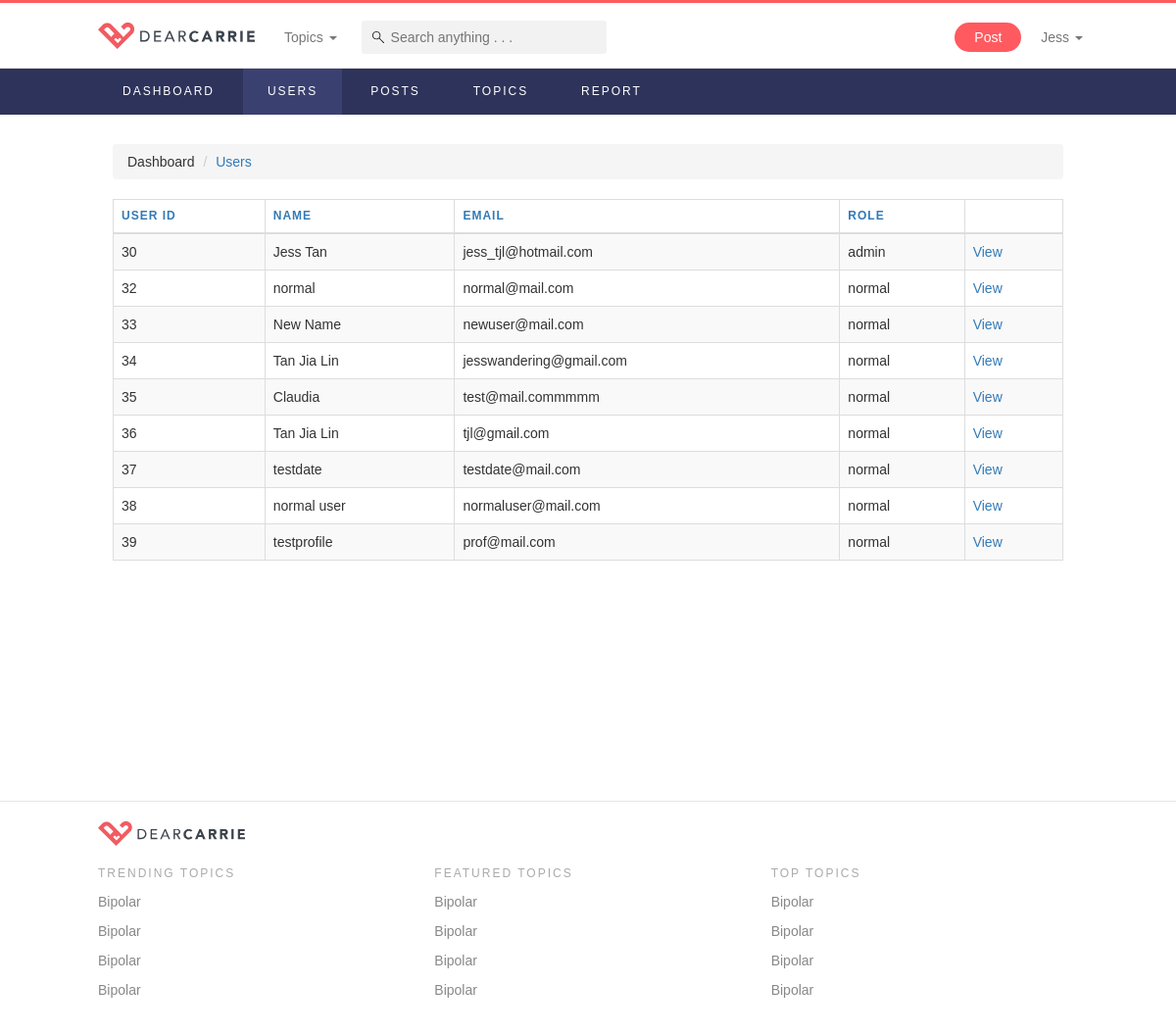
/userList.php (signed in), run on an earlier commit of the app's database.
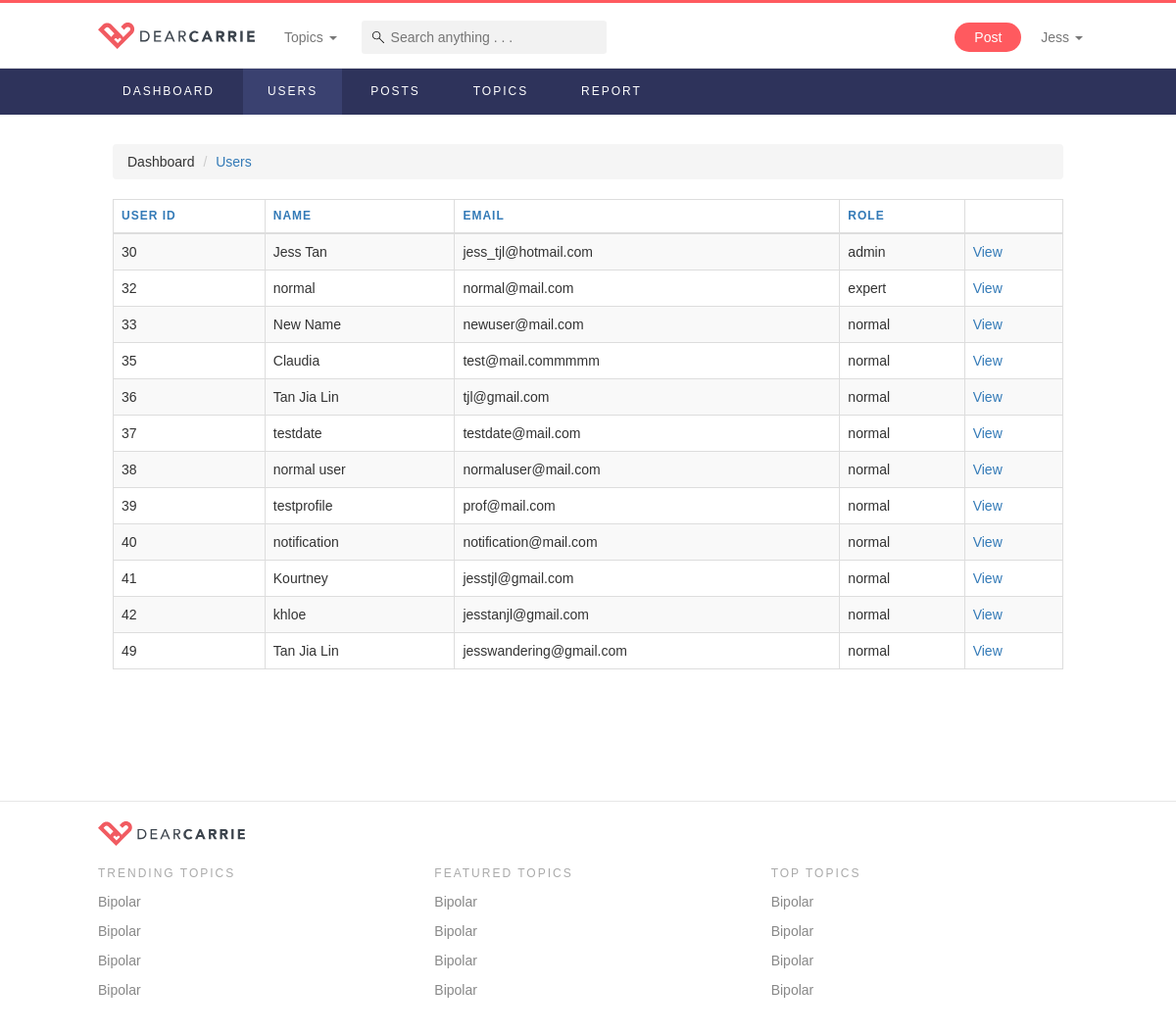
And on a later commit of the database.
### tables this page shows
CREATE TABLE `users` (
  `id` int(11) NOT NULL,
  `name` varchar(255) NOT NULL,
  `email` varchar(255) NOT NULL,
  `password` char(32) NOT NULL,
  `role` varchar(255) NOT NULL DEFAULT 'normal',
  `affliate` varchar(255) DEFAULT 'website',
  `image` varchar(255) NOT NULL DEFAULT 'images/default.svg',
  `description` varchar(255) NOT NULL,
  `datejoin` timestamp NOT NULL DEFAULT CURRENT_TIMESTAMP,
  `active` int(11) NOT NULL DEFAULT '1'
);

### controllers/commonFunctions.php (called while the page is built, shortened)
<?php
function checkLogin() {
	if(isset($_SESSION["role"])) {
		return false;
	}
	else {
		return true;
	}
}
function checkRole($userRole, $role) {
	if($userRole != $role) {
		return false;
	}
	else {
		return true;
	}
}
function connectToDataBase() {
	$theLineToDatabase =  mysqli_connect("localhost","root","root","dearcarrie");
	if(!$theLineToDatabase) {
		header("location: error.php?msg=Database connection first error");
		exit();
	}
	else {
	  return $theLineToDatabase;
	}
}
function displayAllUsers() {
	$conn = connectToDataBase();
	$sql = "SELECT * FROM users";
	$result = $conn->query($sql);
	$resArr = array();
	if ($result->num_rows > 0) {
		 while($row = $result->fetch_assoc()) {
			 $resArr[] = $row;
		 }
	} else {
	}
	return $resArr;
}
function displayFeaturedTopics() {
	$conn = connectToDataBase();
	$sql = "SELECT * FROM topics WHERE type = 'featured' ORDER BY order_num";
	$result = $conn->query($sql);
	$resArr = array();
	if ($result->num_rows > 0) {
		 while($row = $result->fetch_assoc()) {
			 $resArr[] = $row;
		 }
	}
	return $resArr;
}
function getUnseenNotificationCount($userid) {
	$currUser = $_SESSION["userid"];
	$conn = connectToDataBase();
	$sql = "SELECT p.userid as to_user, n.item, n.from_user, n.type, n.seen
					FROM notifications n
					INNER JOIN posts p ON n.item = p.id
					WHERE n.type = 'post_follow' AND p.userid='$userid' AND n.seen=0  AND p.userid != '$currUser'
					UNION
					SELECT u.id as to_user, n.item, n.from_user, n.type, n.seen
					FROM notifications n
					INNER JOIN users u ON n.item = u.id
					WHERE n.type = 'user_follow' AND u.id='$userid' AND n.seen=0
					UNION
					SELECT p.userid as to_user, n.item, n.from_user, n.type, n.seen
					FROM notifications n
					INNER JOIN posts p ON n.item = p.id
					WHERE n.type = 'post_like' AND p.userid='$userid' AND n.seen=0 AND p.userid != '$currUser'
					UNION
					SELECT p.userid as to_user, n.item, n.from_user, n.type, n.seen
					FROM notifications n
					INNER JOIN comments c ON n.item = c.id
					INNER JOIN posts p ON p.id = c.postid
					WHERE n.type = 'new_comment' AND p.userid='$userid' AND n.seen=0 AND p.userid != '$currUser'
					UNION
					SELECT c.userid as to_user, n.item, n.from_user, n.type, n.seen
					FROM notifications n
					INNER JOIN comments c ON n.item = c.id
					WHERE n.type = 'comment_like' AND c.userid='$userid' AND n.seen=0 AND n.from_user != '$currUser'
				";
	$result = $conn->query($sql);
	$resArr = array();
	return $resArr;
}
?>

### userList.php (the view, shortened to what this page needs)
<!DOCTYPE html>
<?php
  include('controllers/templates.php');
  $users = displayAllUsers();
?>
<html lang="en">
  <?php head("Dear Carrie - Admin User List"); ?>
  <link rel="stylesheet" type="text/css" href="https://cdn.datatables.net/v/bs/dt-1.10.12/datatables.min.css"/>
  <body>
    <?= navbar(); ?>
    <?= adminNav(); ?>
    <div class="page-container-admin">
        <ol class="breadcrumb">
            <li><a href="dashboard">Dashboard</a></li>
            <li class="active"><a href="#">Users</a></li>
        </ol>
        <table id="user-list" class="table table-hover table-bordered table-striped">
            <thead>
            <tr>
                <th>User ID</th>
                <th>Name</th>
                <th>Email</th>
                <th>Role</th>
                <th></th>
            </tr>
            </thead>
            <tbody>
            <?php foreach ($users as $user) { ?>
            <tr>
                <td><?=$user["id"];?></td>
                <td><?=$user["name"];?></td>
                <td><?=$user["email"];?></td>
                <td><?=$user["role"];?></td>
                <td><a href="userDetails?userID=<?=$user["id"];?>" class="admin-sec-color">View</a></td>
            </tr>
            <?php } ?>
            </tbody>
        </table>
    </div>
    <?php footer(); ?>
  </body>
</html>

### controllers/templates.php (shortened to what this page needs)
<?php
  include('commonFunctions.php');
?>
<?php
function head($title){
?>
  <head>
    <link href="css/bootstrap.min.css" rel="stylesheet">
    <link href="css/animate.css" rel="stylesheet">
    <link href="css/style.css" rel="stylesheet">
  </head>
<?php
}
function navbar() {
  $featuredTopics = displayFeaturedTopics();
  if(isset($_SESSION["userid"])){
    $countNotifications = count(getUnseenNotificationCount($_SESSION["userid"]));
  }
?>
  <nav class="navbar navbar-default navbar-fixed-top">
    <div class="container-fluid page-container">
      <div class="navbar-header">
        <a class="navbar-brand" href="index"><img alt="brand" src="images/logo.svg" width="160px;"></a>
      </div>
      <div class="collapse navbar-collapse" id="bs-example-navbar-collapse-1">
        <ul class="nav navbar-nav hide-mobile">
          <li class="dropdown">
            <a href="#" class="dropdown-toggle" data-toggle="dropdown" role="button" aria-haspopup="true" aria-expanded="false">Topics <span class="caret"></span></a>
          </li>
        </ul>
        <form id="myForm" class="navbar-form navbar-left hide-mobile" action="search" method="get">
            <input id="search_keyword_id" type="text" class="search_keyword nav-search" placeholder="Search anything . . ." name="search_keyword_id" autocomplete="off">
        </form>
        <ul class="nav navbar-nav navbar-right">
          <?php if (!checkLogin()) { ?>
            <li><a href="addPost" class="cta-btn" >Post</a></li>
          <?php } ?>
          <li class="dropdown hide-mobile">
            <?php if (!checkLogin()) { ?>
            <a href="#" class="dropdown-toggle" data-toggle="dropdown" role="button" aria-haspopup="true" aria-expanded="false">
              <?=$_SESSION["name"];?>
              <span class="caret"></span>
            </a>
            <?php } ?>
          </li>
        </ul>
      </div>
    </div>
  </nav>
<?php
}
?>
<?php
function footer() {
?>
  <footer class="footer">
    <div class="page-container">
      <div class="row">
        <div class="col-sm-12 pull-left">
          <img src="images/logo.svg" class="logo">
        </div>
        <div class="col-sm-4">
          <ul>
            <li>Trending Topics</li>
            <li><a href="topicDetails">Bipolar</a></li>
            <li><a href="topicDetails">Bipolar</a></li>
            <li><a href="topicDetails">Bipolar</a></li>
            <li><a href="topicDetails">Bipolar</a></li>
          </ul>
        </div>
        <div class="col-sm-4">
          <ul>
            <li>Featured Topics</li>
            <li><a href="topicDetails">Bipolar</a></li>
            <li><a href="topicDetails">Bipolar</a></li>
            <li><a href="topicDetails">Bipolar</a></li>
            <li><a href="topicDetails">Bipolar</a></li>
          </ul>
        </div>
        <div class="col-sm-4">
          <ul>
            <li>Top Topics</li>
            <li><a href="topicDetails">Bipolar</a></li>
            <li><a href="topicDetails">Bipolar</a></li>
            <li><a href="topicDetails">Bipolar</a></li>
            <li><a href="topicDetails">Bipolar</a></li>
          </ul>
        </div>
      </div>
    </div>
  </footer>
<?php
}
function adminNav() {
?>
  <div class="admin-nav">
      <div class="page-container">
          <ul>
              <li><a id="dashboardNav" href="dashboard">Dashboard</a></li>
              <li><a id="usersNav" href="userList">Users</a></li>
              <li><a id="postsNav" href="postList">Posts</a></li>
              <li><a id="topicsNav" href="topicList">Topics</a></li>
              <li><a id="reportNav" href="reportList">Report</a></li>
          </ul>
      </div>
  </div>
<?php
}
?>

### css/style.css (style rules this page uses)
:root { --light-bg: #fafafa; --light-border: #e6e6e6; --primary-color: #ff5a5f; --light-primary-color: #ffd9da; --light-text: #aaaaaa; --text-color: #444444; --medium-text: #888888; --primary-hover-color: #e25963; --admin-primary-color: #2e335b; --admin-secondary-color: #337ab7; --admin-hover-color: #3a4170; --serif-font: "Times New Roman", Georgia, Serif; }
body { background-color: white; font-family: Avenir, Arial, sans-serif; }
body > .page-container-admin { padding: 30px 15px 0; min-height: 700px; animation: fadein .5s; -moz-animation: fadein .5s; -webkit-animation: fadein .5s; -o-animation: fadein .5s; }
.page-container, .page-container-admin { max-width: 1000px; margin: 0 auto; display: block; padding: 0; }
input { outline: none; -webkit-box-shadow: none !important; -moz-box-shadow: none !important; box-shadow: none !important; }
.admin-sec-color { color: var(--admin-secondary-color) !important; }
a, a:hover, a:link, a:visited, a:link { color: inherit; cursor: pointer; }
.navbar-default { background: white; border-radius: 0; border-top: 3px solid var(--primary-color); display: table; width: 100%; }
.navbar-default > div > div { padding: 10px 0 6px 0; }
.nav > li > a { padding-left: 10px; padding-right: 10px; }
.navbar > .container-fluid .navbar-brand.navbar-brand { display: table-cell; vertical-align: middle; padding: 10px 0; margin-right: 20px; }
.navbar-brand > img { margin-left: 15px; }
@media only screen and (min-width: 1200px) { .cta-btn { padding: 5px 20px !important; background: var(--primary-color); display: block; color: white !important; border-radius: 15px; margin: 10px; transition: all 0.3s ease 0s; } }
.card > .header > a.edit:hover, { opacity: 1; text-decoration: none; }
.nav-search { background-color: var(--light-border); border: none; box-shadow: none; border-radius: 3px; background: rgba(0,0,0,0.05) url('../images/icon-search.svg') no-repeat 7px center; height: 34px; padding-left: 30px; width: 250px; font-weight: 300; -webkit-transition: width 0.5s ease; -moz-transition: width 0.5s ease; -o-transition: width 0.5s ease; -ms-transition: width 0.5s ease; transition: width 0.5s ease; position: relative; }
footer { background-color: white; display: block; padding: 20px 0; border-top: 1px solid var(--light-border); }
footer img.logo { width: 150px; margin-bottom: 20px; }
footer ul { list-style-type: none; padding: 0; color: var(--medium-text); }
footer ul > li:first-child { text-transform: uppercase; color: var(--light-text); letter-spacing: 2px; font-size: 12px; margin-bottom: 5px; }
footer ul > li > a { padding: 5px 0; display: block; }
.admin-nav { display: block; width: 100%; margin-top: 70px; background-color: var(--admin-primary-color); }
.admin-nav ul { padding: 0; margin-bottom: 0; color: white; }
.admin-nav ul li { display: inline-block; font-size: 12px; letter-spacing: 2px; text-transform: uppercase; }
.admin-nav ul li a { padding: 15px 25px; display: inline-block; }
.admin-nav ul li a:hover, .admin-nav ul li a.active { text-decoration: none; background-color: var(--admin-hover-color); }
ol.breadcrumb li.active { color: var(--admin-secondary-color); }
th { text-transform: uppercase; font-size: 12px; letter-spacing: 1px; color: var(--admin-secondary-color); }

What changed in the data, as far as the page shows it:
removed users: id "34", name "Tan Jia Lin", email "jesswandering@gmail.com", role "normal"
changed users "normal@mail.com": role "normal" → "expert"
added users: id "40", name "notification", email "notification@mail.com", role "normal"
added users: id "41", name "Kourtney", email "jesstjl@gmail.com", role "normal"
added users: id "42", name "khloe", email "jesstanjl@gmail.com", role "normal"
added users: id "49", name "Tan Jia Lin", email "jesswandering@gmail.com", role "normal"
